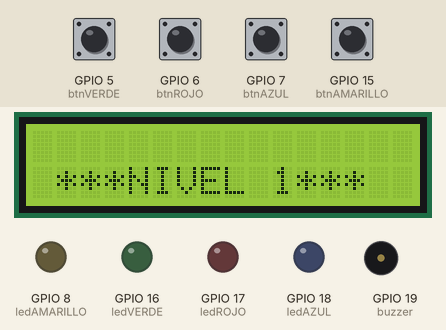
Simulated run of this program. Board: ESP32-S3. On the bench: 16×2 character LCD, output pins drawn as LEDs (lit = HIGH), buzzer (waves = sounding). The test bench sets the inputs (shaded band); at power-on: GPIO 5 (btnVERDE), GPIO 6 (btnROJO), GPIO 7 (btnAZUL), GPIO 15 (btnAMARILLO) HIGH. Random numbers use the default seed unless the program sets one.

Above: at 2.2 s.
At 4.2 s:
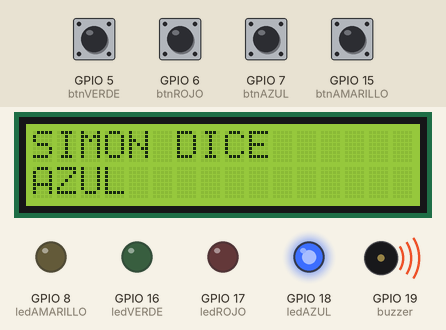
4.3 s: GPIO 5 (btnVERDE) pulled LOW for 1 s
At 4.9 s:
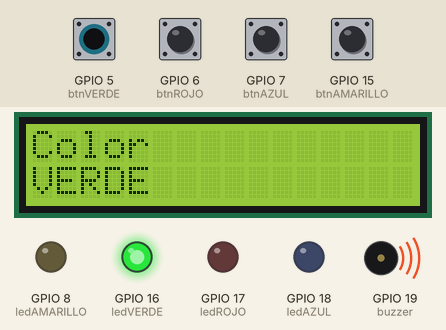
At 10.5 s:
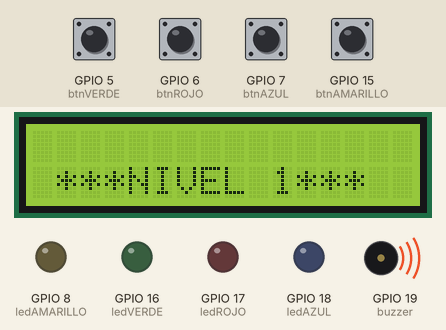
Timing chart, 0 to 14.1 s (numbered marks = the images above; inputs shaded):
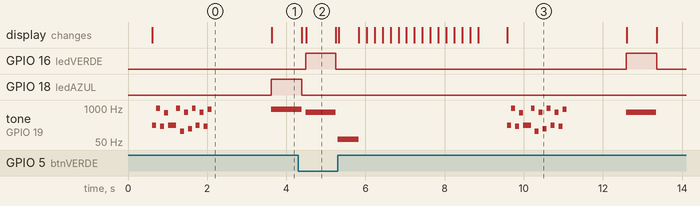

Measured:
- after the input at 4.3 s, GPIO 16 (ledVERDE): alternates HIGH for 0.77 s and LOW for 7.3 s, starting after 0.19 s
- by itself, tone on GPIO 19 (buzzer): plays 698 Hz for 0.76 s, 65 Hz for 0.53 s, 220 Hz for 0.10 s, 987 Hz for 0.10 s, 196 Hz for 0.10 s, 659 Hz for 0.10 s … (17 notes in this stretch)
- what the display in image 2 shows lasts 0.8 s, from 4.5 s to 5.3 s

The program:

main.cpp
```cpp
#include <Arduino.h>
#include <LiquidCrystal_I2C.h>
#include <Wire.h>


LiquidCrystal_I2C lcd(0x27,16,2); // dependiendo del fabricante del LCD, la direccion 0x27 puede cambiar, utilice el I2C_Scan primero por favor!

#define I2C_SDA 1
#define I2C_SCL 2

#define btnVERDE 5
#define btnROJO 6
#define btnAZUL 7
#define btnAMARILLO 15

#define ledVERDE 16
#define ledROJO 17
#define ledAZUL 18
#define ledAMARILLO 8

#define buzzer 19

#define maxNiveles 4
int secuenciaJuego[maxNiveles];

int nivel;

byte caritaTriste[8] = {
  B00000,
  B01010,
  B01010,
  B00000,
  B00100,
  B01010,
  B10001,
  B00000
};

byte caritaAlegre[8] = {
  B00000,
  B01010,
  B01010,
  B00000,
  B10001,
  B01110,
  B00000,
  B00000
};

void empezar();
void perder();
void ganar();
int leerBoton();
int leerColor();
void simonDice(int i);
void enciendeColorYPantalla(int i);

void setup() {
  Wire.begin(I2C_SDA, I2C_SCL);
  lcd.init();
  lcd.backlight();

  // Cargar los caracteres personalizados
  lcd.createChar(0, caritaTriste);
  lcd.createChar(1, caritaAlegre);

  pinMode(ledVERDE, OUTPUT);
  pinMode(ledROJO, OUTPUT);
  pinMode(ledAZUL, OUTPUT);
  pinMode(ledAMARILLO, OUTPUT);

  pinMode(btnVERDE, INPUT_PULLUP);
  pinMode(btnROJO, INPUT_PULLUP);
  pinMode(btnAZUL, INPUT_PULLUP);
  pinMode(btnAMARILLO, INPUT_PULLUP);

  ledcSetup(0, 8000, 8);
  ledcAttachPin(buzzer, 0);

  randomSeed(analogRead(0));

  empezar();
}

void loop() {
  // put your main code here, to run repeatedly:
  int i;
  int entrada;

  delay(1000); //espera 1 segundo

  // Encender tantos colores como sea el nivel actual (1=un color, 2=dos colores, etc.)
  for (i = 0; i < nivel; i++) {
    // Encender el LED que toque y hacer el sonido
    simonDice(secuenciaJuego[i]);
    // Esperar 0.1 segundos (100 milisegundos) antes del siguiente color
    delay(100);
  }

  // Ahora vamos a leer tantos pulsadores como sea el nivel actual
  for (i = 0; i < nivel; i++) {
    entrada = leerColor();
    enciendeColorYPantalla(entrada);

    while (leerBoton() != -1);
    // ¿Ha acertado?
    if (entrada != secuenciaJuego[i]) {
        perder();
        empezar();
        return;
    }
  }

  if (nivel == maxNiveles) {
    ganar();
    empezar();
  } else {
      nivel++;
    }
}

//----------------------------------------------------------------------
//FUNCIONES
void empezar(){
  int i;
  nivel = 1;

  //Generar N números aleatorios entre 0 y 3.
  //Cada número se corresponde con un color: verde, rojo, azul y amarillo
  for (i = 0; i < maxNiveles; i++) {
    secuenciaJuego[i] = random(0, 3);
  }

  lcd.setCursor(0,0);
  lcd.print("Vamos a jugar a");
  lcd.setCursor(3,1);
  lcd.print("SIMON DICE");
  delay(500);
  lcd.clear();
  //Comenzamos por el nivel 1
  lcd.setCursor(1,3);
  lcd.print("***NIVEL ");
  lcd.print(nivel);
  lcd.print("***");
  ledcWriteNote(0, NOTE_A, 3);
  delay(100);
  ledcWriteNote(0, NOTE_B, 5);
  delay(100);
  ledcWriteNote(0, NOTE_G, 3);
  delay(100);
  ledcWriteNote(0, NOTE_E, 5);
  delay(100);
  ledcWriteNote(0, NOTE_A, 3);
  delay(100);
  ledcWriteNote(0, NOTE_A, 3);
  delay(100);
  ledcWriteNote(0, NOTE_B, 5);
  delay(100);
  ledcWriteNote(0, NOTE_C, 3);
  delay(100);
  ledcWriteNote(0, NOTE_F, 5);
  delay(100);
  ledcWriteNote(0, NOTE_E, 3);
  delay(100);
  ledcWriteNote(0, NOTE_B, 5);
  delay(100);
  ledcWriteNote(0, NOTE_A, 3);
  delay(100);
  ledcWriteNote(0, NOTE_F, 5);
  delay(100);
  ledcWriteNote(0, NOTE_G, 3);
  delay(100);
  ledcWriteNote(0, NOTE_A, 5);
  delay(100);
  ledcWrite(0, 0);
  delay(500);


}

void perder(){
  int i;

  // Activar un tono grave
  ledcWriteNote(0,NOTE_C,2);
  ledcWrite(0, 255);

  lcd.clear();
  lcd.setCursor(0,0);
  lcd.print("OH NOO ");
  lcd.print("NIVEL ");
  lcd.print(nivel);
  lcd.setCursor(0,1);
  lcd.print("HAS PERDIDO! ");
  lcd.write(byte(0));


  delay(500);
  ledcWrite(0, 0); // Apagar tono

  for(int c=0;c<16;c++){
    lcd.scrollDisplayRight();
    delay(200);
  }

  ledcWrite(0, 0);

}

void ganar(){
  lcd.clear();
  lcd.setCursor(0,0);
  lcd.print("ENHORABUENA");
  lcd.setCursor(0,1);
  lcd.print("HAS GANADO! ");
  lcd.write(byte(1));
  delay(500);
  lcd.clear();
  lcd.setCursor(0,0);
  lcd.print("NIVEL ");
  lcd.print(nivel);

  ledcWriteNote(0, NOTE_A, 3);
  delay(100);
  ledcWriteNote(0, NOTE_B, 5);
  delay(100);
  ledcWriteNote(0, NOTE_A, 3);
  delay(100);
  ledcWriteNote(0, NOTE_B, 5);
  delay(100);
  ledcWriteNote(0, NOTE_A, 3);
  delay(100);
  ledcWriteNote(0, NOTE_A, 3);
  delay(100);
  ledcWriteNote(0, NOTE_B, 5);
  delay(100);
  ledcWriteNote(0, NOTE_A, 3);
  delay(100);
  ledcWriteNote(0, NOTE_B, 5);
  delay(100);
  ledcWriteNote(0, NOTE_A, 3);
  delay(100);
  ledcWriteNote(0, NOTE_B, 5);
  delay(100);
  ledcWriteNote(0, NOTE_A, 3);
  delay(100);
  ledcWriteNote(0, NOTE_B, 5);
  delay(100);
  ledcWriteNote(0, NOTE_A, 3);
  delay(100);
  ledcWriteNote(0, NOTE_B, 5);
  delay(100);
  ledcWriteNote(0, NOTE_A, 3);
  delay(100);
  ledcWriteNote(0, NOTE_B, 5);
  delay(100);
  ledcWriteNote(0, NOTE_B, 5);
  delay(400);

  for(int c=0;c<16;c++){
    lcd.scrollDisplayRight();
    delay(150);
  }


}

// Leer los interruptores y devolvemos un número u otro en función del que esté pulsado.
//Si no hay ninguno, devolver -1
// NOTA: Los interruptores en pull-up devuelven LOW cuando se pulsan y HIGH cuando no
int leerBoton() {
  if (digitalRead(btnVERDE) == LOW) return 0;
  if (digitalRead(btnROJO) == LOW) return 1;
  if (digitalRead(btnAZUL) == LOW) return 2;
  if (digitalRead(btnAMARILLO) == LOW) return 3;

  return -1;
}

int leerColor() {
  int valor;
  while ((valor = leerBoton()) == -1) delay(50);

  return valor;
}

void simonDice(int i) {
    ledcWrite(0, 255);
    switch (i) {
        case 0:
            digitalWrite(ledVERDE, HIGH);

            ledcWriteNote(0, NOTE_F, 5);

            lcd.clear();
            lcd.setCursor(0,0);
            lcd.print("SIMON DICE");
            lcd.setCursor(0,1);
            lcd.print("VERDE");
            break;
        case 1:
            digitalWrite(ledROJO, HIGH);

            ledcWriteNote(0, NOTE_G, 5);

            lcd.clear();
            lcd.setCursor(0,0);
            lcd.print("SIMON DICE");
            lcd.setCursor(0,1);
            lcd.print("ROJO");
            break;
        case 2:
            digitalWrite(ledAZUL, HIGH);

            ledcWriteNote(0, NOTE_A, 5);

            lcd.clear();
            lcd.setCursor(0,0);
            lcd.print("SIMON DICE");
            lcd.setCursor(0,1);
            lcd.print("AZUL");
            break;
        case 3:
            digitalWrite(ledAMARILLO, HIGH);

            ledcWriteNote(0, NOTE_B, 3);

            lcd.clear();
            lcd.setCursor(0,0);
            lcd.print("SIMON DICE");
            lcd.setCursor(0,1);
            lcd.print("AMARILLO");
            break;
    }
    delay(750);
    ledcWrite(0, 0);
    lcd.clear();
    digitalWrite(ledVERDE, LOW);
    digitalWrite(ledROJO, LOW);
    digitalWrite(ledAZUL, LOW);
    digitalWrite(ledAMARILLO, LOW);
}

void enciendeColorYPantalla(int i) {
    ledcWrite(0, 255);
    switch (i) {
        case 0:
            digitalWrite(ledVERDE, HIGH);

            ledcWriteNote(0, NOTE_F, 5);

            lcd.clear();
            lcd.setCursor(0,0);
            lcd.print("Color");
            lcd.setCursor(0,1);
            lcd.print("VERDE");
            break;
        case 1:
            digitalWrite(ledROJO, HIGH);

            ledcWriteNote(0, NOTE_G, 5);

            lcd.clear();
            lcd.setCursor(0,0);
            lcd.print("Color");
            lcd.setCursor(0,1);
            lcd.print("ROJO");
            break;
        case 2:
            digitalWrite(ledAZUL, HIGH);

            ledcWriteNote(0, NOTE_A, 5);

            lcd.clear();
            lcd.setCursor(0,0);
            lcd.print("Color");
            lcd.setCursor(0,1);
            lcd.print("AZUL");
            break;
        case 3:
            digitalWrite(ledAMARILLO, HIGH);

            ledcWriteNote(0, NOTE_B, 6);

            lcd.clear();
            lcd.setCursor(0,0);
            lcd.print("Color");
            lcd.setCursor(0,1);
            lcd.print("AMARILLO");
            break;
    }
    delay(750);
    ledcWrite(0, 0);
    lcd.clear();
    digitalWrite(ledVERDE, LOW);
    digitalWrite(ledROJO, LOW);
    digitalWrite(ledAZUL, LOW);
    digitalWrite(ledAMARILLO, LOW);
}
```
